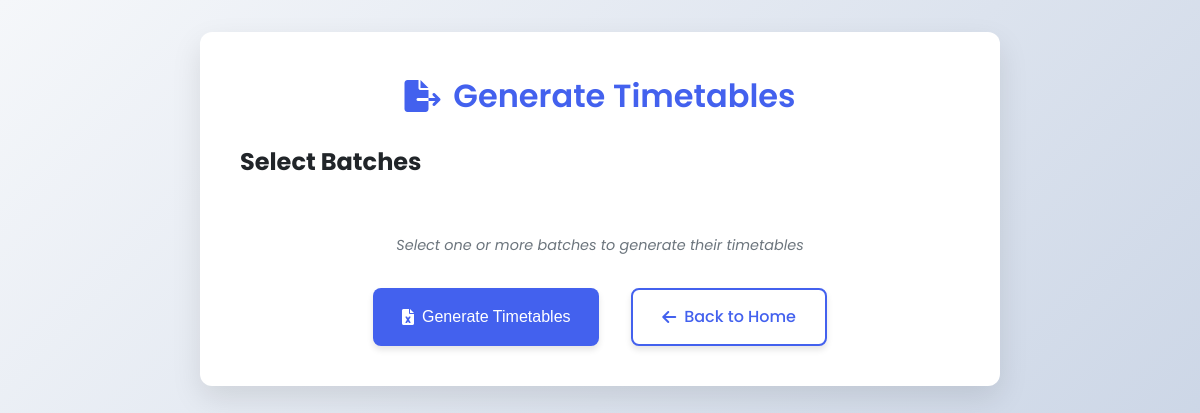
The app's page /select_batches, older data.
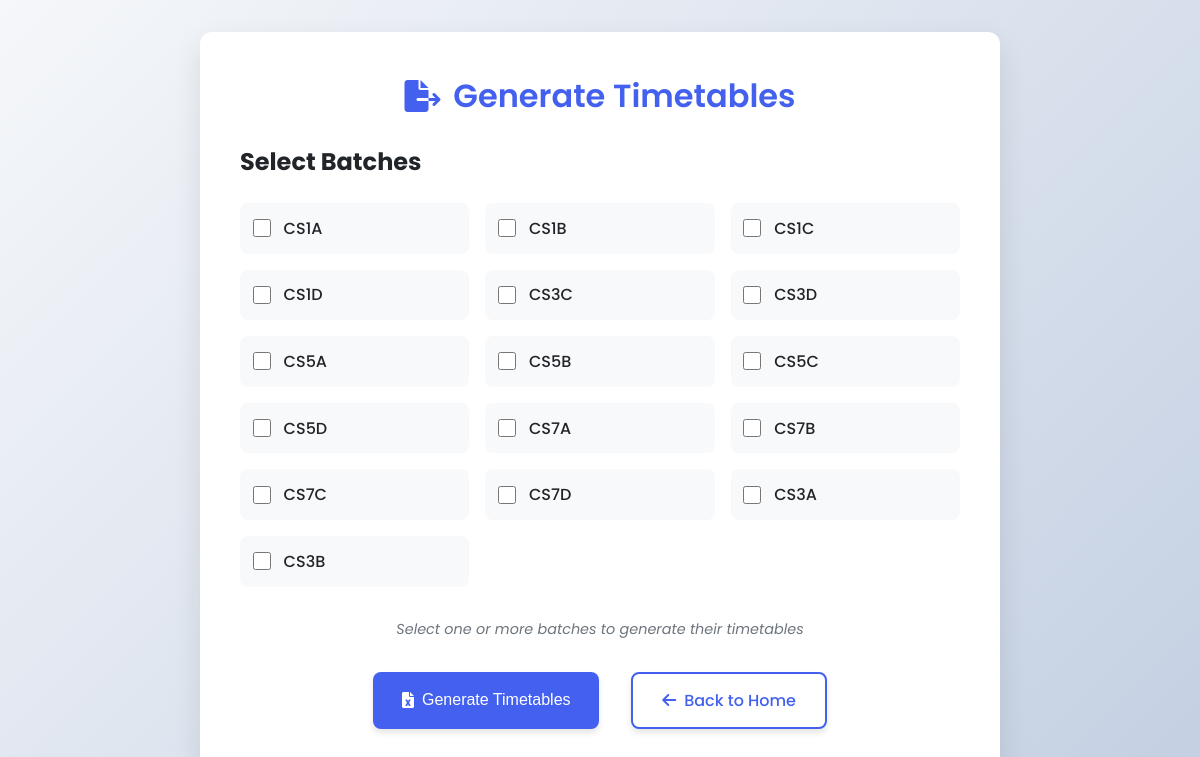
The same page, newer data.
### app.py (models this page shows)
class Batch(db.Model):
    id = db.Column(db.Integer, primary_key=True)
    name = db.Column(db.String(50), unique=True, nullable=False)
    capacity = db.Column(db.Integer, nullable=False)
    courses = db.relationship('Course', backref='batch', lazy=True)

### app.py (the view)
@app.route('/select_batches', methods=['GET'])
def select_batches():
    batches = Batch.query.all()
    return render_template('select_batches.html', batches=batches)

### templates/select_batches.html (shortened to what this page needs)
<!DOCTYPE html>
<html lang="en">
<head>
    <link rel="stylesheet" href="https://cdnjs.cloudflare.com/ajax/libs/font-awesome/6.0.0-beta3/css/all.min.css">
</head>
<body>
    <div class="container">
        <div class="card">
            <h1><i class="fas fa-file-export"></i> Generate Timetables</h1>
            <form action="/download-timetable" method="POST">
                <div class="form-group">
                    <h2>Select Batches</h2>
                    <div class="batch-list">
                        {% for batch in batches %}
                        <div class="batch-item">
                            <input type="checkbox" id="batch_{{ batch.id }}" name="batch_ids[]" value="{{ batch.id }}" class="batch-checkbox">
                            <label for="batch_{{ batch.id }}" class="batch-label">{{ batch.name }}</label>
                        </div>
                        {% endfor %}
                    </div>
                </div>
                <p class="instructions">Select one or more batches to generate their timetables</p>
                <div class="btn-group">
                    <button type="submit" class="btn btn-primary">
                        <i class="fas fa-file-excel"></i> Generate Timetables
                    </button>
                    <a href="{{ url_for('index') }}" class="btn btn-secondary">
                        <i class="fas fa-arrow-left"></i> Back to Home
                    </a>
                </div>
            </form>
        </div>
    </div>
</body>
</html>

Row changes from the older to the newer data that the page shows:
added Batch: name "CS1A"
added Batch: name "CS1B"
added Batch: name "CS1C"
added Batch: name "CS1D"
added Batch: name "CS3C"
added Batch: name "CS3D"
added Batch: name "CS5A"
added Batch: name "CS5B"
added Batch: name "CS5C"
added Batch: name "CS5D"
added Batch: name "CS7A"
added Batch: name "CS7B"
added Batch: name "CS7C"
added Batch: name "CS7D"
added Batch: name "CS3A"
added Batch: name "CS3B"
